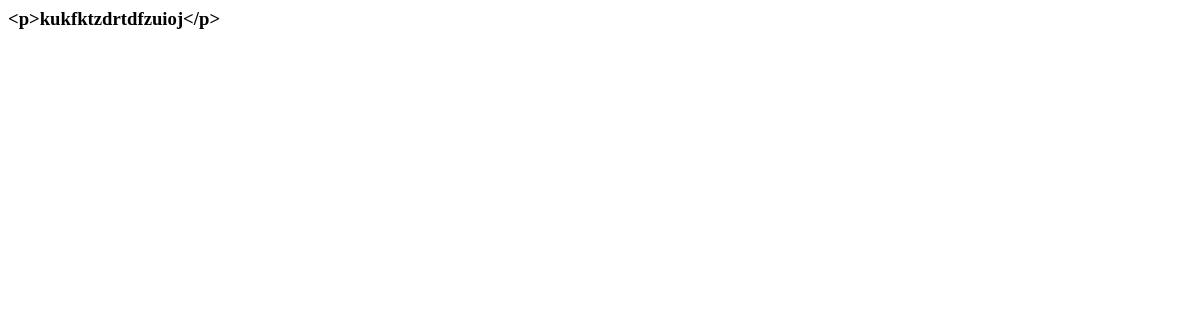
/1, run on an earlier commit of the app's database.
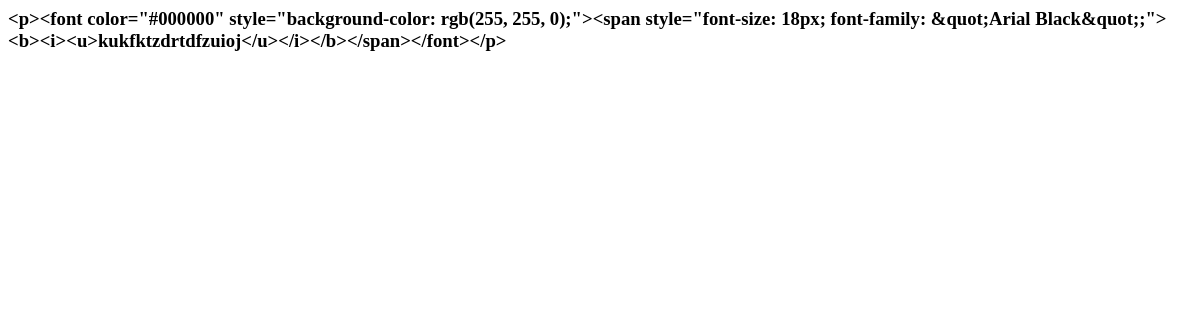
And on a later commit of the database.
### videos/models.py (models this page shows, shortened)
class Comment(models.Model):
    video = models.ForeignKey(Video,related_name='video_comment', on_delete=models.CASCADE)
    author = models.ForeignKey(User,related_name='video_user' ,on_delete=models.CASCADE)
    create_date = models.DateTimeField(default=timezone.now)
    content = models.TextField(max_length=16000)

### videos/views.py (the view)
# urls.py: path('<int:video_id>',video_detail),
def video_detail(request,video_id):
    data = Comment.objects.get(id=video_id)
    return render(request,'videos/detail.html',{'data':data})

### videos/templates/videos/detail.html
<h3>{{data.content}}</h3>

What changed in the data, as far as the page shows it:
changed Comment: content "<p>kukfktzdrtdfzuioj</p>" → "<p><font color=\"#000000\" style=\"background-color: rgb(255, 255, 0);\"><span style=\"font-size: 18px; font-family: &quot;Arial Black&quot;;\"><b><i><u>kukfktzdrtdfzuioj</u></i></b></span></font></p>"
